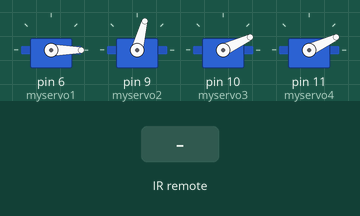
Simulated run of this sketch. Board: Arduino Uno, built with avr-gcc and run on an emulated ATmega328P. On the bench: 4 × servo. The inputs (shaded band) are chosen by the test bench. What the sketch prints to the serial monitor is not drawn.

Above: at 1.2 s.
1.3 s: infrared code 0xFF02FD received
3.3 s: infrared code 0xFF30CF received
Timing chart, 0 to 6.3 s (numbered marks = the images above; inputs shaded):
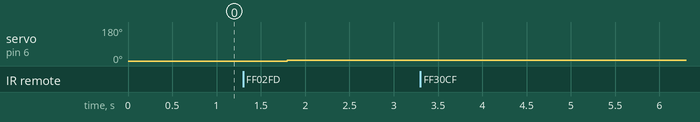

The sketch:

Servo_IR_Test2.ino
```cpp
#include "IRremote.h"
#include <Servo.h>

IRrecv remote(5);  // create instance of 'remote'
                   // with signal pin of IR receiver to Arduino Digital PWM Pin 5
decode_results code; // create instance of 'decode_results'
Servo myservo1, myservo2, myservo3, myservo4;  // create servo object to control servos

const int m1n[] = {0, 75, 25, 25}, m4x[] = {180, 180, 125, 70};
int servoP0s[] = {0, 75, 25, 25}, amp[] = {3, 3, 3, 3}, p0s = 0;

char translateIR() {  // takes action based on IR code received
  char message;

   switch (code.value) { // describing Remote IR codes
    case 0xFFA25D: message = '-'; break;
    case 0xFFE21D: message = '+'; break;
    case 0xFF22DD: message = '<'; break;
    case 0xFF02FD: message = '>'; break;
    case 0xFFE01F: message = '('; break;
    case 0xFFA857: message = ')'; break;
    case 0xFF30CF: message = '1'; break;
    case 0xFF18E7: message = '2'; break;
    case 0xFF7A85: message = '3'; break;
    case 0xFF10EF: message = '4'; break;
    case 0xFFFFFFFF: break;
    default: message = 'I';
  }

  delay(500); return message;
}

void irControl() {  // takes action based on IR code received
   switch (translateIR()) {
    case '-': if(p0s > 0){ p0s--; } break;
    case '+': if(p0s < 3){ p0s++; } break;
    case '<': if(servoP0s[p0s] > m1n[p0s]){ servoP0s[p0s] -= amp[p0s]; } break;
    case '>': if(servoP0s[p0s] < m4x[p0s]){ servoP0s[p0s] += amp[p0s]; } break;
    case '(': if(amp[p0s] > 3){ amp[p0s]--; } break;
    case ')': if(amp[p0s] < 10){ amp[p0s]++; } break;
    case '1': p0s = 0;
    case '2': p0s = 1;
    case '3': p0s = 2;
    case '4': p0s = 3;
    case 'I': Serial.println("\n  Invalid Option  !!!");
  }

  switch (p0s) {
    case 0: myservo1.write(servoP0s[p0s]); break;
    case 1: myservo2.write(servoP0s[p0s]); break;
    case 2: myservo3.write(servoP0s[p0s]); break;
    case 3: myservo4.write(servoP0s[p0s]); break;
  }

  Serial.print("\nServo: ");
  Serial.println(p0s + 1);
  Serial.print("Position: ");
  Serial.print(servoP0s[p0s]);
  Serial.print("\tAmplitude: ");
  Serial.println(amp[p0s]);

  delay(500);
}

void setup() {
  Serial.begin(9600);
  Serial.println("IR Receiver Button Decode");
  remote.enableIRIn(); // Start the receiver
  myservo1.attach(6); myservo2.attach(9); myservo3.attach(10); myservo4.attach(11);
  myservo1.write(m1n[0]); myservo2.write(m1n[1]); myservo3.write(m1n[2]); myservo4.write(m1n[3]);
}

void loop() {
  if (remote.decode(&code)) { // have we received an IR signal?
    irControl();
    remote.resume(); // receive the next value
  }
}
```

Measured:
- after the input at 1.3 s, servo on pin 6 (myservo1): 0° → 3° after 0.50 s
- after the input at 3.3 s, every drawn part: stays the same
